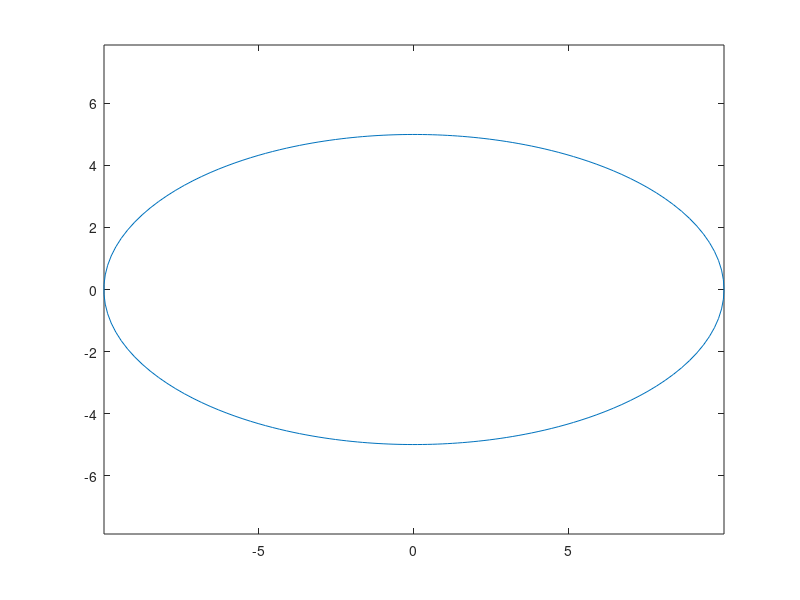

The MATLAB source for this figure:
a=10;
b=5;
e = sqrt(1 - b^ 2 / a^ 2);

theta = linspace(0, 2*pi, 200);

r = b ./ (sqrt(1 - e^2 .* cos(theta).*cos(theta)));

x = r .* cos(theta);
y = r .* sin(theta);

plot(x,y)
axis equal
